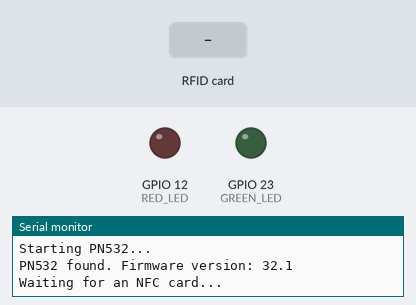
The sketch below on a simulated ESP32. Parts: output pins drawn as LEDs (lit = HIGH), the last lines printed to the serial monitor. The test bench sets the inputs (shaded band).

Above: at 1.7 s.
1.8 s: RFID card 5E 7A 19 C4 held to the reader
At 2.2 s:
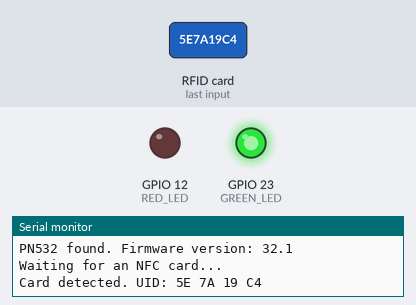
Timing chart, 0 to 4.8 s (numbered marks = the images above; inputs shaded):
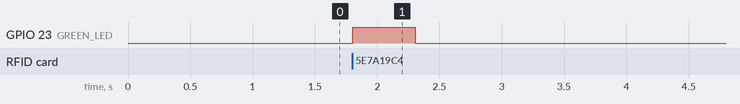

The sketch:

card_green.ino
```cpp
#include <Wire.h>
#include <Adafruit_PN532.h>

#define SDA_PIN 21
#define SCL_PIN 22

#define GREEN_LED 23
#define RED_LED 12

Adafruit_PN532 nfc(-1, -1);

void showSuccess() {
  digitalWrite(RED_LED, LOW);
  digitalWrite(GREEN_LED, HIGH);
  delay(500);
  digitalWrite(GREEN_LED, LOW);
}

void showError() {
  digitalWrite(GREEN_LED, LOW);
  digitalWrite(RED_LED, HIGH);
  delay(500);
  digitalWrite(RED_LED, LOW);
}

void setup() {
  Serial.begin(115200);
  delay(500);

  pinMode(GREEN_LED, OUTPUT);
  pinMode(RED_LED, OUTPUT);

  digitalWrite(GREEN_LED, LOW);
  digitalWrite(RED_LED, LOW);

  Wire.begin(SDA_PIN, SCL_PIN);

  Serial.println("Starting PN532...");

  nfc.begin();

  uint32_t versiondata = nfc.getFirmwareVersion();
  if (!versiondata) {
    Serial.println("PN532 not found. Check wiring and I2C mode.");
    while (1) {
      showError();
      delay(500);
    }
  }

  Serial.print("PN532 found. Firmware version: ");
  Serial.print((versiondata >> 24) & 0xFF, HEX);
  Serial.print(".");
  Serial.println((versiondata >> 16) & 0xFF, HEX);

  nfc.SAMConfig();
  Serial.println("Waiting for an NFC card...");
}

void loop() {
  uint8_t uid[] = {0, 0, 0, 0, 0, 0, 0};
  uint8_t uidLength;

  bool success = nfc.readPassiveTargetID(PN532_MIFARE_ISO14443A, uid, &uidLength, 200);

  if (success) {
    Serial.print("Card detected. UID: ");
    for (uint8_t i = 0; i < uidLength; i++) {
      if (uid[i] < 0x10) {
        Serial.print("0");
      }
      Serial.print(uid[i], HEX);
      if (i < uidLength - 1) {
        Serial.print(" ");
      }
    }
    Serial.println();

    showSuccess();

    delay(1000);
  }
}
```

Measured:
- after the input at 1.8 s, GPIO 23 (GREEN_LED): LOW → HIGH at once, → LOW 0.50 s later
